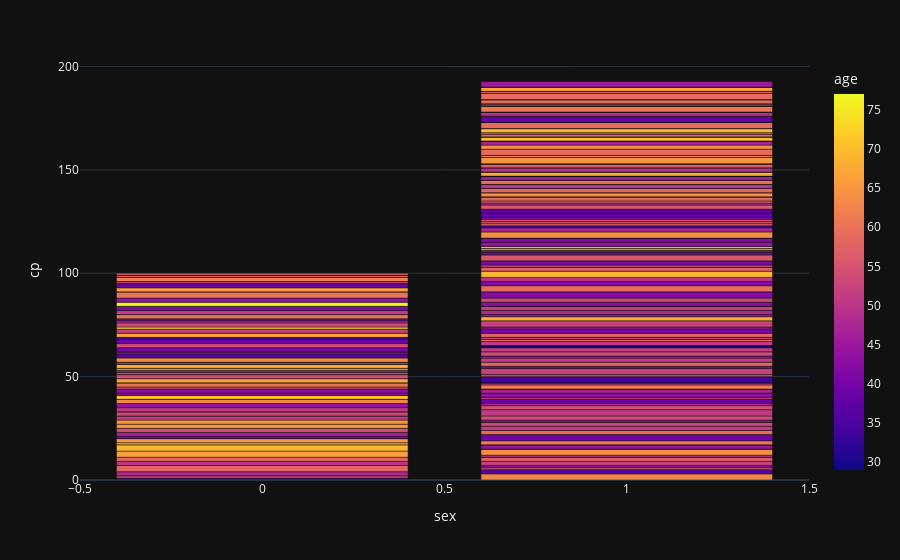

Write notebook code for a chart like this one.
### Code cell
fig = px.bar(heart_data, x='sex', y='cp', color='age')
fig.show()

### Figure 1 — Plotly figure (JSON) as saved in the notebook; plotly's stock layout.template omitted (floating-point values rounded to 4 significant figures; data arrays with more than 128 entries replaced by an {"elided": "..."} marker saying what was removed)
{"data": [{"alignmentgroup": "True", "hovertemplate": "sex=%{x}<br>cp=%{y}<br>age=%{marker.color}<extra></extra>", "legendgroup": "", "marker": {"color": {"elided": "303 int values"}, "coloraxis": "coloraxis", "pattern": {"shape": ""}}, "name": "", "offsetgroup": "", "orientation": "v", "showlegend": false, "textposition": "auto", "x": {"elided": "303 int values"}, "xaxis": "x", "y": {"elided": "303 int values"}, "yaxis": "y", "type": "bar"}], "layout": {"xaxis": {"anchor": "y", "domain": [0.0, 1.0], "title": {"text": "sex"}}, "yaxis": {"anchor": "x", "domain": [0.0, 1.0], "title": {"text": "cp"}}, "coloraxis": {"colorbar": {"title": {"text": "age"}}, "colorscale": [[0.0, "#0d0887"], [0.1111, "#46039f"], [0.2222, "#7201a8"], [0.3333, "#9c179e"], [0.4444, "#bd3786"], [0.5556, "#d8576b"], [0.6667, "#ed7953"], [0.7778, "#fb9f3a"], [0.8889, "#fdca26"], [1.0, "#f0f921"]]}, "legend": {"tracegroupgap": 0}, "margin": {"t": 60}, "barmode": "relative"}}
